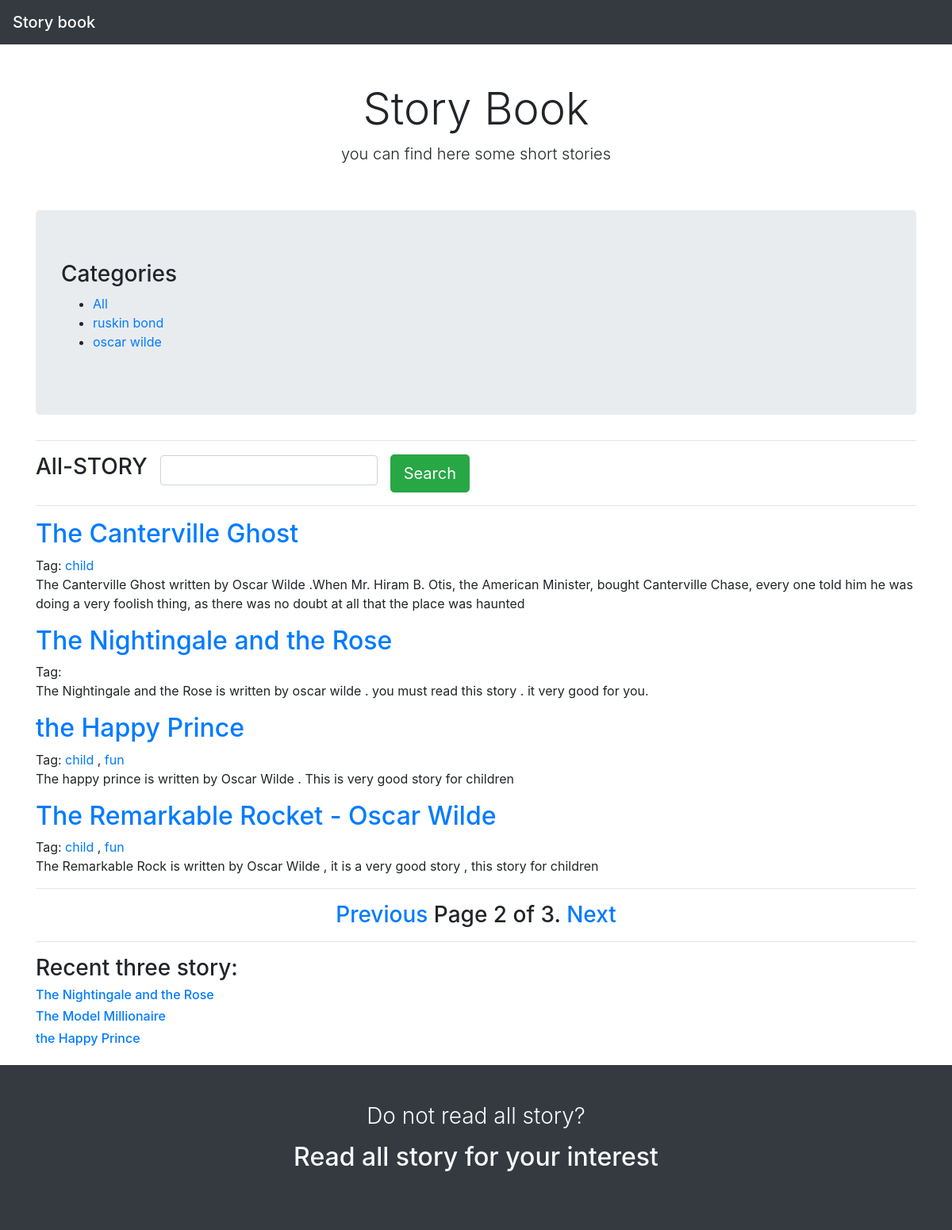
Screenshot of /?page=2 with the database file from the repository.
### story/models.py (models this page shows, shortened)
class Category(models.Model):
    name=models.CharField(max_length=150,db_index=True,)
    slug=models.SlugField(unique=True)
    class Meta:
        ordering=('-name',)
    def get_absolute_url(self):
        return reverse('story:story_category',args=[self.slug,])

class Story(models.Model):
    category=models.ForeignKey(Category,on_delete=models.CASCADE)
    title=models.CharField(max_length=150)
    body=models.TextField()
    des=models.TextField()
    publish=models.DateTimeField(auto_now_add=True)
    tags=TaggableManager()
    class Meta:
        ordering=('-publish',)
    def get_absolute_url(self):
        return reverse('story:story_detail',args=[self.id,])

### story/views.py (the view, shortened to what this page needs)
# urls.py: path('', views.story_list,name='story_list'),
def story_list(request,category_slug=None,tag_slug=None):
    category=None
    categories=Category.objects.all()
    story=Story.objects.all()
    paginator=Paginator(story,4)
    page=request.GET.get('page')
    tag=None
    try:
        story=paginator.page(page)
    except PageNotAnInteger:
        story=paginator.page(1)
    except EmptyPage:
        story=paginator.page(paginator.num_pages)
    all_story=list(Story.objects.all())
    recent_story=random.sample(all_story,3)
    return render(request,'story/story_list.html',{
                                                   'categories':categories,
                                                   'story':story,
                                                   'category':category,
                                                   'page':page,
                                                   'recent_story':recent_story,
                                                   'tag':tag
                                                   })

### story/templates/story/story_list.html (shortened to what this page needs)
{% extends 'base.html' %}
{% block body %}
<div class="pricing-header px-3 py-3 pt-md-5 pb-md-4 mx-auto text-center">
    <h1 class="display-4">Story Book</h1>
    <p class="lead">you can find here some short stories</p>
</div>
<div class="container">
    <div class="jumbotron mt-3">
        <h3>Categories</h3>
        <ul>
            <li>
                <a href="{% url 'story:story_list' %}">All</a>
            </li>
            {% for x in categories %}
            <li>
                <a href="{{x.get_absolute_url}}">{{x.name}}</a>
            </li>
            {% endfor %}
        </ul>
    </div>
    <div>
        <hr>
         <form action="{% url 'story:story_search' %}" class="form-inline" method="get">
             <div class="form-group mb-2">
                <h3> {% if category %}{{category.name}}{% else %}All-STORY{% endif  %}</h3>
             </div>
             <div class="form-group mx-sm-3 mb-2">
                 <input name="search" class="form-control" >
             </div>
            <button type="submit" class="btn btn-success btn-lg">Search</button>
         </form>
        <hr>
        {% for x in story %}
        <div class="mt-3">
            <a href="{{x.get_absolute_url}}">
                <h2>{{x.title}}</h2>
            </a>
            Tag: {% for tag in x.tags.all %}
            <a href='{% url "story:story_by_tag" tag.slug %}'>{{tag.name}}</a>
            {% if not forloop.last %},{% endif %}
            {% endfor %}
            <p>{{x.des}}</p>
        </div>
        {% endfor %}
        <hr>
        <h3 class="text-center">{% include 'pagination.html' with page=story %}</h3>
         <hr>
         <h3>Recent three story:</h3>
         {% for x in recent_story %}
         <a href="{{recent_story.get_absolute_url}}">
            <h6>{{x.title}}</h6>
        </a>
         {% endfor %}
    </div>
</div>
{% endblock %}

### rows the page displays
Category: name "ruskin bond"
Category: name "oscar wilde"
Story: title "The Canterville Ghost", des "The Canterville Ghost written by Oscar Wilde .When Mr. Hiram B. Otis, the American Minister, bought Canterville Chase, every one told him he was doing a very foolish thing, as there was no doubt at all that the place was haunted"
Tag: name "child"
Story: title "The Nightingale and the Rose", des "The Nightingale and the Rose is written by oscar wilde . you must read this story . it very good for you."
Story: title "the Happy Prince", des "The happy prince is written by Oscar Wilde . This is very good story for children"
Tag: name "fun"
Story: title "The Remarkable Rocket - Oscar Wilde", des "The Remarkable Rock is written by Oscar Wilde , it is a very good story , this story for children"
Story: title "The Model Millionaire"

### other values shown
{{ page.number }} "2"
{{ page.paginator.num_pages }} "3"
